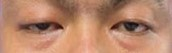
#> input picture dataset/Mắt lờ đờ/102.jpg, 172 x 53 px, found by its file name; its folder holds only this picture in this run
$ python SVMbtl.py   (older library calls are emulated)
#> lines starting #> are read from the running program, lines starting #| are printed output that depends on the picture
import pandas as pd
import os
from skimage.transform import resize
from skimage.io import imread
import numpy as np
import matplotlib.pyplot as plt
from tkinter import *
import tkinter
from sklearn.model_selection import train_test_split
from tkinter import filedialog
from sklearn import svm
from sklearn.metrics import accuracy_score
from tkinter import messagebox
from PIL import ImageTk, Image


Categories=['Mắt lờ đờ','Mắt mở','Mắt nhắm']
flat_data_arr=[]                                            #khởi tạo input array
target_arr=[]                                               #khởi tạo output array
datadir='C:/xampp/htdocs/hoc/ML/BTL/dataset'

# load,xử lý dư liệu
for i in Categories:

    print(f'loading...  {i}...')
    path=os.path.join(datadir,i)
    for img in os.listdir(path):

        img_array=imread(os.path.join(path,img))
#> img_array is the input picture: shape (53, 172, 3); mean R, G, B 182.2, 133.4, 107.8
        img_resized=resize(img_array,(150,150,3))          #thay đổi kích thước ảnh
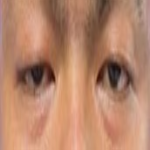
#> img_resized: shape (150, 150, 3) float64; mean R, G, B 0.715, 0.523, 0.423
        flat_data_arr.append(img_resized.flatten())        # flatten làm phẳng bức ảnh đa chiều thành 1 chiều tạp ra 1 dãy dữ liệu
         #append thì lại là đẩy xuống dưới
        target_arr.append(Categories.index(i))
    print(f'Done!!!')
#> pass 2 of the loop `for i in Categories:`:
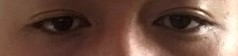
#> input picture dataset/Mắt mở/104.jpg, 238 x 56 px, found by its file name
#> img_array is the input picture: shape (56, 238, 3); mean R, G, B 111.6, 80.5, 67.6
#> `img_resized=resize(img_array,(150,150,3))`:
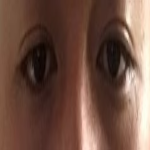
#> img_resized: shape (150, 150, 3) float64; mean R, G, B 0.438, 0.316, 0.265
#> (the run stopped early here; a loop or call above may not have finished)
